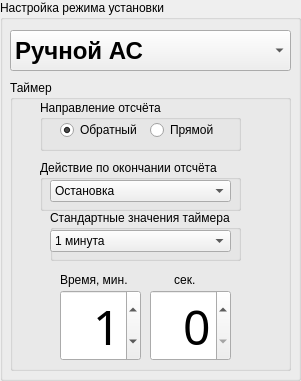
     <widget class="QGroupBox" name="ModeGroup">
      <property name="geometry">
       <rect>
        <x>270</x>
        <y>10</y>
        <width>301</width>
        <height>381</height>
       </rect>
      </property>
      <property name="title">
       <string>Настройка режима установки</string>
      </property>
      <widget class="QComboBox" name="ModeBox">
       <property name="geometry">
        <rect>
         <x>10</x>
         <y>30</y>
         <width>281</width>
         <height>41</height>
        </rect>
       </property>
       <property name="font">
        <font>
         <family>Arial</family>
         <pointsize>18</pointsize>
         <bold>true</bold>
        </font>
       </property>
       <item>
        <property name="text">
         <string>Ручной АС</string>
        </property>
       </item>
       <item>
        <property name="text">
         <string>Ручной DC</string>
        </property>
       </item>
       <item>
        <property name="text">
         <string>Автоматический АС</string>
        </property>
       </item>
       <item>
        <property name="text">
         <string>Автоматический DC</string>
        </property>
       </item>
       <item>
        <property name="text">
         <string>Прожиг DC</string>
        </property>
       </item>
       <item>
        <property name="text">
         <string>По программе</string>
        </property>
       </item>
      </widget>
      <widget class="QGroupBox" name="groupBox_7">
       <property name="geometry">
        <rect>
         <x>10</x>
         <y>80</y>
         <width>281</width>
         <height>291</height>
        </rect>
       </property>
       <property name="title">
        <string>Таймер</string>
       </property>
       <widget class="QLabel" name="label_12">
        <property name="geometry">
         <rect>
          <x>50</x>
          <y>190</y>
          <width>171</width>
          <height>20</height>
         </rect>
        </property>
        <property name="text">
         <string>Время, мин.              сек.</string>
        </property>
       </widget>
       <widget class="QSpinBox" name="TimerSecValue">
        <property name="geometry">
         <rect>
          <x>140</x>
          <y>210</y>
          <width>81</width>
          <height>71</height>
         </rect>
        </property>
        <property name="font">
         <font>
          <family>Seven Segment</family>
          <pointsize>36</pointsize>
         </font>
        </property>
        <property name="alignment">
         <set>Qt::AlignRight|Qt::AlignTrailing|Qt::AlignVCenter</set>
        </property>
        <property name="readOnly">
         <bool>false</bool>
        </property>
        <property name="minimum">
         <number>0</number>
        </property>
        <property name="maximum">
         <number>59</number>
        </property>
        <property name="singleStep">
         <number>1</number>
        </property>
        <property name="stepType">
         <enum>QAbstractSpinBox::AdaptiveDecimalStepType</enum>
        </property>
        <property name="value">
         <number>0</number>
        </property>
        <property name="displayIntegerBase">
         <number>10</number>
        </property>
       </widget>
       <widget class="QSpinBox" name="TimerMinValue">
        <property name="geometry">
         <rect>
          <x>50</x>
          <y>210</y>
          <width>81</width>
          <height>71</height>
         </rect>
        </property>
        <property name="font">
         <font>
          <family>Seven Segment</family>
          <pointsize>36</pointsize>
         </font>
        </property>
        <property name="alignment">
         <set>Qt::AlignRight|Qt::AlignTrailing|Qt::AlignVCenter</set>
        </property>
        <property name="readOnly">
         <bool>false</bool>
        </property>
        <property name="minimum">
         <number>0</number>
        </property>
        <property name="maximum">
         <number>59</number>
        </property>
        <property name="singleStep">
         <number>1</number>
        </property>
        <property name="stepType">
         <enum>QAbstractSpinBox::AdaptiveDecimalStepType</enum>
        </property>
        <property name="value">
         <number>1</number>
        </property>
        <property name="displayIntegerBase">
         <number>10</number>
        </property>
       </widget>
       <widget class="QGroupBox" name="groupBox_3">
        <property name="geometry">
         <rect>
          <x>30</x>
          <y>20</y>
          <width>201</width>
          <height>51</height>
         </rect>
        </property>
        <property name="title">
         <string>Направление отсчёта</string>
        </property>
        <widget class="QRadioButton" name="radioButtonDown">
         <property name="geometry">
          <rect>
           <x>20</x>
           <y>20</y>
           <width>89</width>
           <height>20</height>
          </rect>
         </property>
         <property name="text">
          <string>Обратный</string>
         </property>
         <property name="checked">
          <bool>true</bool>
         </property>
        </widget>
        <widget class="QRadioButton" name="radioButtonUp">
         <property name="geometry">
          <rect>
           <x>110</x>
           <y>20</y>
           <width>89</width>
           <height>20</height>
          </rect>
         </property>
         <property name="text">
          <string>Прямой</string>
         </property>
        </widget>
       </widget>
       <widget class="QGroupBox" name="groupBox_4">
        <property name="geometry">
         <rect>
          <x>30</x>
          <y>80</y>
          <width>201</width>
          <height>51</height>
         </rect>
        </property>
        <property name="title">
         <string>Действие по окончании отсчёта</string>
        </property>
        <widget class="QComboBox" name="TimeActionBox">
         <property name="geometry">
          <rect>
           <x>10</x>
           <y>20</y>
           <width>181</width>
           <height>22</height>
          </rect>
         </property>
         <item>
          <property name="text">
           <string>Остановка</string>
          </property>
         </item>
         <item>
          <property name="text">
           <string>Сигнал</string>
          </property>
         </item>
        </widget>
       </widget>
       <widget class="QGroupBox" name="groupBox_5">
        <property name="geometry">
         <rect>
          <x>40</x>
          <y>130</y>
          <width>191</width>
          <height>51</height>
         </rect>
        </property>
        <property name="title">
         <string>Стандартные значения таймера</string>
        </property>
        <widget class="QComboBox" name="TimerPreSetBox">
         <property name="geometry">
          <rect>
           <x>0</x>
           <y>20</y>
           <width>181</width>
           <height>22</height>
          </rect>
         </property>
         <item>
          <property name="text">
           <string>1 минута</string>
          </property>
         </item>
         <item>
          <property name="text">
           <string>5 минут</string>
          </property>
         </item>
         <item>
          <property name="text">
           <string>10 минут</string>
          </property>
         </item>
         <item>
          <property name="text">
           <string>15 минут</string>
          </property>
         </item>
        </widget>
       </widget>
      </widget>
     </widget>
